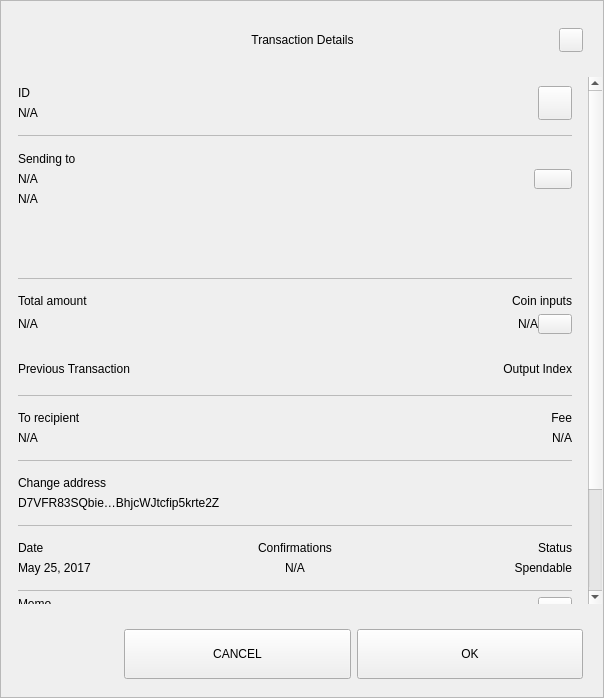
<?xml version="1.0" encoding="UTF-8"?>
<ui version="4.0">
 <class>TxDetailDialog</class>
 <widget class="QWidget" name="TxDetailDialog">
  <property name="geometry">
   <rect>
    <x>0</x>
    <y>0</y>
    <width>604</width>
    <height>698</height>
   </rect>
  </property>
  <property name="sizePolicy">
   <sizepolicy hsizetype="Preferred" vsizetype="Expanding">
    <horstretch>0</horstretch>
    <verstretch>0</verstretch>
   </sizepolicy>
  </property>
  <property name="minimumSize">
   <size>
    <width>580</width>
    <height>500</height>
   </size>
  </property>
  <property name="windowTitle">
   <string>Form</string>
  </property>
  <property name="styleSheet">
   <string notr="true"/>
  </property>
  <layout class="QVBoxLayout" name="verticalLayout_3">
   <property name="spacing">
    <number>0</number>
   </property>
   <property name="leftMargin">
    <number>0</number>
   </property>
   <property name="topMargin">
    <number>0</number>
   </property>
   <property name="rightMargin">
    <number>0</number>
   </property>
   <property name="bottomMargin">
    <number>0</number>
   </property>
   <item>
    <widget class="QFrame" name="frame">
     <property name="sizePolicy">
      <sizepolicy hsizetype="Preferred" vsizetype="Expanding">
       <horstretch>0</horstretch>
       <verstretch>0</verstretch>
      </sizepolicy>
     </property>
     <property name="styleSheet">
      <string notr="true"/>
     </property>
     <property name="frameShape">
      <enum>QFrame::StyledPanel</enum>
     </property>
     <property name="frameShadow">
      <enum>QFrame::Raised</enum>
     </property>
     <layout class="QVBoxLayout" name="verticalLayout">
      <property name="leftMargin">
       <number>0</number>
      </property>
      <property name="rightMargin">
       <number>0</number>
      </property>
      <item>
       <layout class="QHBoxLayout" name="horizontalLayout_3">
        <property name="spacing">
         <number>0</number>
        </property>
        <property name="leftMargin">
         <number>20</number>
        </property>
        <property name="topMargin">
         <number>10</number>
        </property>
        <property name="rightMargin">
         <number>20</number>
        </property>
        <item>
         <spacer name="horizontalSpacer_1">
          <property name="orientation">
           <enum>Qt::Horizontal</enum>
          </property>
          <property name="sizeHint" stdset="0">
           <size>
            <width>40</width>
            <height>20</height>
           </size>
          </property>
         </spacer>
        </item>
        <item>
         <widget class="QLabel" name="labelTitle">
          <property name="minimumSize">
           <size>
            <width>0</width>
            <height>40</height>
           </size>
          </property>
          <property name="maximumSize">
           <size>
            <width>16777215</width>
            <height>40</height>
           </size>
          </property>
          <property name="styleSheet">
           <string notr="true">padding-left:24px;</string>
          </property>
          <property name="text">
           <string>Transaction Details</string>
          </property>
          <property name="alignment">
           <set>Qt::AlignCenter</set>
          </property>
          <property name="margin">
           <number>7</number>
          </property>
         </widget>
        </item>
        <item>
         <spacer name="horizontalSpacer_2">
          <property name="orientation">
           <enum>Qt::Horizontal</enum>
          </property>
          <property name="sizeHint" stdset="0">
           <size>
            <width>40</width>
            <height>20</height>
           </size>
          </property>
         </spacer>
        </item>
        <item>
         <widget class="QPushButton" name="btnEsc">
          <property name="minimumSize">
           <size>
            <width>24</width>
            <height>24</height>
           </size>
          </property>
          <property name="maximumSize">
           <size>
            <width>24</width>
            <height>24</height>
           </size>
          </property>
          <property name="focusPolicy">
           <enum>Qt::NoFocus</enum>
          </property>
          <property name="text">
           <string/>
          </property>
         </widget>
        </item>
       </layout>
      </item>
      <item>
       <spacer name="verticalSpacer">
        <property name="orientation">
         <enum>Qt::Vertical</enum>
        </property>
        <property name="sizeType">
         <enum>QSizePolicy::Fixed</enum>
        </property>
        <property name="sizeHint" stdset="0">
         <size>
          <width>20</width>
          <height>10</height>
         </size>
        </property>
       </spacer>
      </item>
      <item>
       <widget class="QWidget" name="layoutScroll" native="true">
        <property name="minimumSize">
         <size>
          <width>0</width>
          <height>450</height>
         </size>
        </property>
        <layout class="QVBoxLayout" name="verticalLayout_4">
         <property name="leftMargin">
          <number>0</number>
         </property>
         <property name="topMargin">
          <number>0</number>
         </property>
         <property name="rightMargin">
          <number>0</number>
         </property>
         <item>
          <widget class="QScrollArea" name="scrollArea">
           <property name="styleSheet">
            <string notr="true">#scrollArea {
background:transparent;
}</string>
           </property>
           <property name="horizontalScrollBarPolicy">
            <enum>Qt::ScrollBarAlwaysOff</enum>
           </property>
           <property name="sizeAdjustPolicy">
            <enum>QAbstractScrollArea::AdjustIgnored</enum>
           </property>
           <property name="widgetResizable">
            <bool>true</bool>
           </property>
           <property name="alignment">
            <set>Qt::AlignLeading|Qt::AlignLeft|Qt::AlignTop</set>
           </property>
           <widget class="QWidget" name="scrollAreaWidgetContents">
            <property name="geometry">
             <rect>
              <x>0</x>
              <y>0</y>
              <width>583</width>
              <height>662</height>
             </rect>
            </property>
            <property name="autoFillBackground">
             <bool>false</bool>
            </property>
            <property name="styleSheet">
             <string notr="true">#scrollAreaWidgetContents {
background:transparent;
}</string>
            </property>
            <layout class="QVBoxLayout" name="verticalLayout_7">
             <property name="spacing">
              <number>0</number>
             </property>
             <property name="sizeConstraint">
              <enum>QLayout::SetDefaultConstraint</enum>
             </property>
             <property name="leftMargin">
              <number>0</number>
             </property>
             <property name="topMargin">
              <number>0</number>
             </property>
             <property name="rightMargin">
              <number>0</number>
             </property>
             <property name="bottomMargin">
              <number>0</number>
             </property>
             <item>
              <widget class="QWidget" name="content" native="true">
               <layout class="QVBoxLayout" name="verticalLayout_2">
                <property name="leftMargin">
                 <number>16</number>
                </property>
                <property name="topMargin">
                 <number>0</number>
                </property>
                <property name="rightMargin">
                 <number>16</number>
                </property>
                <item>
                 <widget class="QWidget" name="contentID" native="true">
                  <layout class="QHBoxLayout" name="horizontalLayout_12" stretch="0,0">
                   <property name="leftMargin">
                    <number>0</number>
                   </property>
                   <property name="rightMargin">
                    <number>0</number>
                   </property>
                   <item>
                    <layout class="QVBoxLayout" name="contentID_int">
                     <item>
                      <widget class="QLabel" name="labelId">
                       <property name="maximumSize">
                        <size>
                         <width>16777215</width>
                         <height>16777215</height>
                        </size>
                       </property>
                       <property name="text">
                        <string>ID</string>
                       </property>
                      </widget>
                     </item>
                     <item>
                      <widget class="QLabel" name="textId">
                       <property name="text">
                        <string notr="true">N/A</string>
                       </property>
                      </widget>
                     </item>
                    </layout>
                   </item>
                   <item>
                    <widget class="QPushButton" name="pushCopy">
                     <property name="minimumSize">
                      <size>
                       <width>34</width>
                       <height>34</height>
                      </size>
                     </property>
                     <property name="maximumSize">
                      <size>
                       <width>34</width>
                       <height>34</height>
                      </size>
                     </property>
                     <property name="focusPolicy">
                      <enum>Qt::NoFocus</enum>
                     </property>
                     <property name="text">
                      <string/>
                     </property>
                     <property name="iconSize">
                      <size>
                       <width>24</width>
                       <height>24</height>
                      </size>
                     </property>
                    </widget>
                   </item>
                  </layout>
                 </widget>
                </item>
                <item>
                 <widget class="QLabel" name="labelDividerID">
                  <property name="maximumSize">
                   <size>
                    <width>16777215</width>
                    <height>1</height>
                   </size>
                  </property>
                  <property name="styleSheet">
                   <string notr="true">background-color:#bababa;</string>
                  </property>
                  <property name="text">
                   <string/>
                  </property>
                 </widget>
                </item>
                <item>
                 <widget class="QWidget" name="contentOutputsLabel" native="true">
                  <layout class="QHBoxLayout" name="horizontalLayout_11" stretch="0,0">
                   <property name="spacing">
                    <number>6</number>
                   </property>
                   <property name="leftMargin">
                    <number>0</number>
                   </property>
                   <property name="topMargin">
                    <number>9</number>
                   </property>
                   <property name="rightMargin">
                    <number>0</number>
                   </property>
                   <property name="bottomMargin">
                    <number>9</number>
                   </property>
                   <item>
                    <layout class="QVBoxLayout" name="contentOutputsLabel_int">
                     <property name="leftMargin">
                      <number>0</number>
                     </property>
                     <property name="topMargin">
                      <number>1</number>
                     </property>
                     <property name="rightMargin">
                      <number>6</number>
                     </property>
                     <property name="bottomMargin">
                      <number>1</number>
                     </property>
                     <item>
                      <widget class="QLabel" name="labelSend">
                       <property name="maximumSize">
                        <size>
                         <width>16777215</width>
                         <height>16777215</height>
                        </size>
                       </property>
                       <property name="text">
                        <string>Sending to</string>
                       </property>
                      </widget>
                     </item>
                     <item>
                      <widget class="QWidget" name="widget" native="true">
                       <layout class="QVBoxLayout" name="verticalLayout_6">
                        <property name="leftMargin">
                         <number>0</number>
                        </property>
                        <property name="topMargin">
                         <number>0</number>
                        </property>
                        <property name="rightMargin">
                         <number>0</number>
                        </property>
                        <property name="bottomMargin">
                         <number>0</number>
                        </property>
                        <item>
                         <widget class="QLabel" name="textSendLabel">
                          <property name="text">
                           <string notr="true">N/A</string>
                          </property>
                         </widget>
                        </item>
                        <item>
                         <widget class="QLabel" name="textSend">
                          <property name="text">
                           <string notr="true">N/A</string>
                          </property>
                         </widget>
                        </item>
                       </layout>
                      </widget>
                     </item>
                    </layout>
                   </item>
                   <item>
                    <widget class="QPushButton" name="pushOutputs">
                     <property name="minimumSize">
                      <size>
                       <width>34</width>
                       <height>20</height>
                      </size>
                     </property>
                     <property name="maximumSize">
                      <size>
                       <width>38</width>
                       <height>20</height>
                      </size>
                     </property>
                     <property name="focusPolicy">
                      <enum>Qt::NoFocus</enum>
                     </property>
                     <property name="styleSheet">
                      <string notr="true"/>
                     </property>
                     <property name="text">
                      <string/>
                     </property>
                    </widget>
                   </item>
                  </layout>
                 </widget>
                </item>
                <item>
                 <widget class="QScrollArea" name="outputsScrollArea">
                  <property name="minimumSize">
                   <size>
                    <width>0</width>
                    <height>50</height>
                   </size>
                  </property>
                  <property name="styleSheet">
                   <string notr="true">#outputsScrollArea {
background:transparent;
}</string>
                  </property>
                  <property name="widgetResizable">
                   <bool>true</bool>
                  </property>
                  <widget class="QWidget" name="container_outputs_base">
                   <property name="geometry">
                    <rect>
                     <x>0</x>
                     <y>0</y>
                     <width>549</width>
                     <height>48</height>
                    </rect>
                   </property>
                   <property name="styleSheet">
                    <string notr="true">#container_outputs_base {
background:transparent;
}</string>
                   </property>
                  </widget>
                 </widget>
                </item>
                <item>
                 <widget class="QLabel" name="labelDividerOutputs">
                  <property name="maximumSize">
                   <size>
                    <width>16777215</width>
                    <height>1</height>
                   </size>
                  </property>
                  <property name="styleSheet">
                   <string notr="true">background-color:#bababa;</string>
                  </property>
                  <property name="text">
                   <string/>
                  </property>
                 </widget>
                </item>
                <item>
                 <widget class="QWidget" name="gridAmounts" native="true">
                  <layout class="QGridLayout" name="contentAmountInputs">
                   <property name="leftMargin">
                    <number>0</number>
                   </property>
                   <property name="topMargin">
                    <number>9</number>
                   </property>
                   <property name="rightMargin">
                    <number>0</number>
                   </property>
                   <property name="bottomMargin">
                    <number>9</number>
                   </property>
                   <property name="horizontalSpacing">
                    <number>12</number>
                   </property>
                   <item row="1" column="0">
                    <widget class="QLabel" name="textAmount">
                     <property name="text">
                      <string notr="true">N/A</string>
                     </property>
                    </widget>
                   </item>
                   <item row="0" column="0">
                    <widget class="QLabel" name="labelAmount">
                     <property name="maximumSize">
                      <size>
                       <width>16777215</width>
                       <height>16777215</height>
                      </size>
                     </property>
                     <property name="text">
                      <string>Total amount</string>
                     </property>
                    </widget>
                   </item>
                   <item row="0" column="3">
                    <widget class="QLabel" name="labelInputs">
                     <property name="sizePolicy">
                      <sizepolicy hsizetype="Minimum" vsizetype="Preferred">
                       <horstretch>0</horstretch>
                       <verstretch>0</verstretch>
                      </sizepolicy>
                     </property>
                     <property name="maximumSize">
                      <size>
                       <width>16777215</width>
                       <height>16777215</height>
                      </size>
                     </property>
                     <property name="text">
                      <string>Coin inputs</string>
                     </property>
                     <property name="alignment">
                      <set>Qt::AlignRight|Qt::AlignTrailing|Qt::AlignVCenter</set>
                     </property>
                    </widget>
                   </item>
                   <item row="1" column="3">
                    <layout class="QHBoxLayout" name="horizontalLayout">
                     <item>
                      <widget class="QLabel" name="textInputs">
                       <property name="text">
                        <string notr="true">N/A</string>
                       </property>
                       <property name="alignment">
                        <set>Qt::AlignRight|Qt::AlignTrailing|Qt::AlignVCenter</set>
                       </property>
                      </widget>
                     </item>
                     <item>
                      <widget class="QPushButton" name="pushInputs">
                       <property name="maximumSize">
                        <size>
                         <width>34</width>
                         <height>20</height>
                        </size>
                       </property>
                       <property name="focusPolicy">
                        <enum>Qt::NoFocus</enum>
                       </property>
                       <property name="layoutDirection">
                        <enum>Qt::LeftToRight</enum>
                       </property>
                       <property name="styleSheet">
                        <string notr="true"/>
                       </property>
                       <property name="text">
                        <string/>
                       </property>
                      </widget>
                     </item>
                    </layout>
                   </item>
                  </layout>
                 </widget>
                </item>
                <item alignment="Qt::AlignTop">
                 <widget class="QFrame" name="gridInputs">
                  <property name="sizePolicy">
                   <sizepolicy hsizetype="Preferred" vsizetype="MinimumExpanding">
                    <horstretch>0</horstretch>
                    <verstretch>0</verstretch>
                   </sizepolicy>
                  </property>
                  <property name="minimumSize">
                   <size>
                    <width>0</width>
                    <height>40</height>
                   </size>
                  </property>
                  <property name="lineWidth">
                   <number>0</number>
                  </property>
                  <layout class="QGridLayout" name="gridLayoutInput" columnstretch="5,0">
                   <property name="sizeConstraint">
                    <enum>QLayout::SetMaximumSize</enum>
                   </property>
                   <property name="leftMargin">
                    <number>0</number>
                   </property>
                   <property name="rightMargin">
                    <number>0</number>
                   </property>
                   <property name="verticalSpacing">
                    <number>0</number>
                   </property>
                   <item row="0" column="1">
                    <widget class="QLabel" name="labelOutputIndex">
                     <property name="layoutDirection">
                      <enum>Qt::LeftToRight</enum>
                     </property>
                     <property name="text">
                      <string>Output Index</string>
                     </property>
                     <property name="textFormat">
                      <enum>Qt::AutoText</enum>
                     </property>
                     <property name="alignment">
                      <set>Qt::AlignRight|Qt::AlignTrailing|Qt::AlignVCenter</set>
                     </property>
                     <property name="margin">
                      <number>0</number>
                     </property>
                    </widget>
                   </item>
                   <item row="0" column="0" alignment="Qt::AlignLeft">
                    <widget class="QLabel" name="labelTitlePrevTx">
                     <property name="text">
                      <string>Previous Transaction</string>
                     </property>
                    </widget>
                   </item>
                  </layout>
                 </widget>
                </item>
                <item>
                 <widget class="QLabel" name="labelDividerPrevtx">
                  <property name="maximumSize">
                   <size>
                    <width>16777215</width>
                    <height>1</height>
                   </size>
                  </property>
                  <property name="styleSheet">
                   <string notr="true">background-color:#bababa;</string>
                  </property>
                  <property name="text">
                   <string/>
                  </property>
                 </widget>
                </item>
                <item>
                 <layout class="QHBoxLayout" name="contentFeeSize">
                  <property name="topMargin">
                   <number>9</number>
                  </property>
                  <property name="bottomMargin">
                   <number>9</number>
                  </property>
                  <item>
                   <layout class="QVBoxLayout" name="contentFee">
                    <property name="topMargin">
                     <number>0</number>
                    </property>
                    <property name="bottomMargin">
                     <number>0</number>
                    </property>
                    <item>
                     <widget class="QLabel" name="labelToSend">
                      <property name="maximumSize">
                       <size>
                        <width>16777215</width>
                        <height>16777215</height>
                       </size>
                      </property>
                      <property name="text">
                       <string>To recipient</string>
                      </property>
                     </widget>
                    </item>
                    <item>
                     <widget class="QLabel" name="textToSend">
                      <property name="text">
                       <string notr="true">N/A</string>
                      </property>
                     </widget>
                    </item>
                   </layout>
                  </item>
                  <item>
                   <widget class="QWidget" name="contentSize" native="true">
                    <layout class="QVBoxLayout" name="contentSize_layout">
                     <property name="topMargin">
                      <number>0</number>
                     </property>
                     <property name="rightMargin">
                      <number>0</number>
                     </property>
                     <property name="bottomMargin">
                      <number>0</number>
                     </property>
                     <item>
                      <widget class="QLabel" name="labelFee">
                       <property name="maximumSize">
                        <size>
                         <width>16777215</width>
                         <height>16777215</height>
                        </size>
                       </property>
                       <property name="text">
                        <string>Fee</string>
                       </property>
                       <property name="alignment">
                        <set>Qt::AlignRight|Qt::AlignTrailing|Qt::AlignVCenter</set>
                       </property>
                      </widget>
                     </item>
                     <item>
                      <widget class="QLabel" name="textFee">
                       <property name="text">
                        <string notr="true">N/A</string>
                       </property>
                       <property name="alignment">
                        <set>Qt::AlignRight|Qt::AlignTrailing|Qt::AlignVCenter</set>
                       </property>
                      </widget>
                     </item>
                    </layout>
                   </widget>
                  </item>
                 </layout>
                </item>
                <item>
                 <widget class="QLabel" name="labelDividerFeeSize">
                  <property name="maximumSize">
                   <size>
                    <width>16777215</width>
                    <height>1</height>
                   </size>
                  </property>
                  <property name="styleSheet">
                   <string notr="true">background-color:#bababa;</string>
                  </property>
                  <property name="text">
                   <string/>
                  </property>
                 </widget>
                </item>
                <item>
                 <widget class="QWidget" name="contentChangeAddress" native="true">
                  <layout class="QVBoxLayout" name="contentChangeAddress_layout">
                   <property name="leftMargin">
                    <number>0</number>
                   </property>
                   <property name="topMargin">
                    <number>9</number>
                   </property>
                   <property name="rightMargin">
                    <number>0</number>
                   </property>
                   <property name="bottomMargin">
                    <number>9</number>
                   </property>
                   <item>
                    <widget class="QLabel" name="labelChange">
                     <property name="maximumSize">
                      <size>
                       <width>16777215</width>
                       <height>16777215</height>
                      </size>
                     </property>
                     <property name="text">
                      <string>Change address</string>
                     </property>
                    </widget>
                   </item>
                   <item>
                    <widget class="QLabel" name="textChange">
                     <property name="text">
                      <string>D7VFR83SQbie…BhjcWJtcfip5krte2Z </string>
                     </property>
                    </widget>
                   </item>
                  </layout>
                 </widget>
                </item>
                <item>
                 <widget class="QLabel" name="labelDividerChange">
                  <property name="maximumSize">
                   <size>
                    <width>16777215</width>
                    <height>1</height>
                   </size>
                  </property>
                  <property name="styleSheet">
                   <string notr="true">background-color:#bababa;</string>
                  </property>
                  <property name="text">
                   <string/>
                  </property>
                 </widget>
                </item>
                <item>
                 <widget class="QWidget" name="gridConfDateStatus" native="true">
                  <layout class="QGridLayout" name="contentConfDateStatus">
                   <property name="leftMargin">
                    <number>0</number>
                   </property>
                   <property name="rightMargin">
                    <number>0</number>
                   </property>
                   <item row="1" column="3">
                    <widget class="QLabel" name="textStatus">
                     <property name="text">
                      <string>Spendable</string>
                     </property>
                     <property name="alignment">
                      <set>Qt::AlignRight|Qt::AlignTrailing|Qt::AlignVCenter</set>
                     </property>
                    </widget>
                   </item>
                   <item row="0" column="1">
                    <widget class="QLabel" name="labelConfirmations">
                     <property name="maximumSize">
                      <size>
                       <width>16777215</width>
                       <height>16777215</height>
                      </size>
                     </property>
                     <property name="text">
                      <string>Confirmations</string>
                     </property>
                     <property name="alignment">
                      <set>Qt::AlignCenter</set>
                     </property>
                    </widget>
                   </item>
                   <item row="0" column="3">
                    <widget class="QLabel" name="labelStatus">
                     <property name="maximumSize">
                      <size>
                       <width>16777215</width>
                       <height>16777215</height>
                      </size>
                     </property>
                     <property name="text">
                      <string>Status</string>
                     </property>
                     <property name="alignment">
                      <set>Qt::AlignRight|Qt::AlignTrailing|Qt::AlignVCenter</set>
                     </property>
                    </widget>
                   </item>
                   <item row="1" column="1">
                    <widget class="QLabel" name="textConfirmations">
                     <property name="text">
                      <string notr="true">N/A</string>
                     </property>
                     <property name="alignment">
                      <set>Qt::AlignCenter</set>
                     </property>
                    </widget>
                   </item>
                   <item row="0" column="0">
                    <widget class="QLabel" name="labelDate">
                     <property name="maximumSize">
                      <size>
                       <width>16777215</width>
                       <height>16777215</height>
                      </size>
                     </property>
                     <property name="text">
                      <string>Date</string>
                     </property>
                     <property name="alignment">
                      <set>Qt::AlignLeading|Qt::AlignLeft|Qt::AlignVCenter</set>
                     </property>
                    </widget>
                   </item>
                   <item row="1" column="0">
                    <widget class="QLabel" name="textDate">
                     <property name="text">
                      <string>May 25, 2017</string>
                     </property>
                     <property name="alignment">
                      <set>Qt::AlignLeading|Qt::AlignLeft|Qt::AlignVCenter</set>
                     </property>
                    </widget>
                   </item>
                  </layout>
                 </widget>
                </item>
                <item>
                 <widget class="QLabel" name="labelDividerConfs">
                  <property name="maximumSize">
                   <size>
                    <width>16777215</width>
                    <height>1</height>
                   </size>
                  </property>
                  <property name="styleSheet">
                   <string notr="true">background-color:#bababa;</string>
                  </property>
                  <property name="text">
                   <string/>
                  </property>
                 </widget>
                </item>
                <item>
                 <widget class="QWidget" name="contentMemo" native="true">
                  <layout class="QVBoxLayout" name="contentMemo_layout">
                   <property name="spacing">
                    <number>0</number>
                   </property>
                   <property name="leftMargin">
                    <number>0</number>
                   </property>
                   <property name="topMargin">
                    <number>0</number>
                   </property>
                   <property name="rightMargin">
                    <number>0</number>
                   </property>
                   <property name="bottomMargin">
                    <number>0</number>
                   </property>
                   <item>
                    <layout class="QHBoxLayout" name="horizontalLayout_2">
                     <property name="spacing">
                      <number>0</number>
                     </property>
                     <item>
                      <widget class="QLabel" name="labelMemo">
                       <property name="maximumSize">
                        <size>
                         <width>16777215</width>
                         <height>16777215</height>
                        </size>
                       </property>
                       <property name="text">
                        <string>Memo</string>
                       </property>
                       <property name="alignment">
                        <set>Qt::AlignLeading|Qt::AlignLeft|Qt::AlignTop</set>
                       </property>
                      </widget>
                     </item>
                     <item>
                      <widget class="QPushButton" name="pushCopyMemo">
                       <property name="minimumSize">
                        <size>
                         <width>34</width>
                         <height>34</height>
                        </size>
                       </property>
                       <property name="maximumSize">
                        <size>
                         <width>34</width>
                         <height>34</height>
                        </size>
                       </property>
                       <property name="focusPolicy">
                        <enum>Qt::NoFocus</enum>
                       </property>
                       <property name="text">
                        <string/>
                       </property>
                       <property name="iconSize">
                        <size>
                         <width>18</width>
                         <height>18</height>
                        </size>
                       </property>
                      </widget>
                     </item>
                    </layout>
                   </item>
                   <item>
                    <widget class="QPlainTextEdit" name="textMemo">
                     <property name="sizePolicy">
                      <sizepolicy hsizetype="Expanding" vsizetype="MinimumExpanding">
                       <horstretch>0</horstretch>
                       <verstretch>0</verstretch>
                      </sizepolicy>
                     </property>
                     <property name="verticalScrollBarPolicy">
                      <enum>Qt::ScrollBarAsNeeded</enum>
                     </property>
                     <property name="horizontalScrollBarPolicy">
                      <enum>Qt::ScrollBarAlwaysOff</enum>
                     </property>
                     <property name="sizeAdjustPolicy">
                      <enum>QAbstractScrollArea::AdjustToContents</enum>
                     </property>
                     <property name="undoRedoEnabled">
                      <bool>false</bool>
                     </property>
                     <property name="readOnly">
                      <bool>true</bool>
                     </property>
                    </widget>
                   </item>
                  </layout>
                 </widget>
                </item>
                <item>
                 <widget class="QLabel" name="labelDividerMemo">
                  <property name="maximumSize">
                   <size>
                    <width>16777215</width>
                    <height>1</height>
                   </size>
                  </property>
                  <property name="styleSheet">
                   <string notr="true">background-color:#bababa;</string>
                  </property>
                  <property name="text">
                   <string/>
                  </property>
                 </widget>
                </item>
                <item>
                 <spacer name="verticalSpacer_2">
                  <property name="orientation">
                   <enum>Qt::Vertical</enum>
                  </property>
                  <property name="sizeType">
                   <enum>QSizePolicy::Expanding</enum>
                  </property>
                  <property name="sizeHint" stdset="0">
                   <size>
                    <width>20</width>
                    <height>10</height>
                   </size>
                  </property>
                 </spacer>
                </item>
                <item>
                 <widget class="QLabel" name="labelWarning">
                  <property name="text">
                   <string>TextLabel</string>
                  </property>
                  <property name="alignment">
                   <set>Qt::AlignCenter</set>
                  </property>
                 </widget>
                </item>
               </layout>
              </widget>
             </item>
            </layout>
           </widget>
          </widget>
         </item>
        </layout>
       </widget>
      </item>
      <item>
       <widget class="QWidget" name="containerButtons" native="true">
        <layout class="QHBoxLayout" name="horizontalLayout1" stretch="1,2,2">
         <property name="leftMargin">
          <number>10</number>
         </property>
         <property name="rightMargin">
          <number>20</number>
         </property>
         <item>
          <spacer name="horizontalSpacer_3">
           <property name="orientation">
            <enum>Qt::Horizontal</enum>
           </property>
           <property name="sizeHint" stdset="0">
            <size>
             <width>40</width>
             <height>20</height>
            </size>
           </property>
          </spacer>
         </item>
         <item>
          <widget class="QPushButton" name="btnCancel">
           <property name="minimumSize">
            <size>
             <width>200</width>
             <height>50</height>
            </size>
           </property>
           <property name="focusPolicy">
            <enum>Qt::NoFocus</enum>
           </property>
           <property name="text">
            <string>CANCEL</string>
           </property>
          </widget>
         </item>
         <item>
          <widget class="QPushButton" name="btnSave">
           <property name="minimumSize">
            <size>
             <width>200</width>
             <height>50</height>
            </size>
           </property>
           <property name="focusPolicy">
            <enum>Qt::NoFocus</enum>
           </property>
           <property name="text">
            <string>OK</string>
           </property>
          </widget>
         </item>
        </layout>
       </widget>
      </item>
     </layout>
    </widget>
   </item>
  </layout>
 </widget>
 <resources/>
 <connections/>
</ui>
